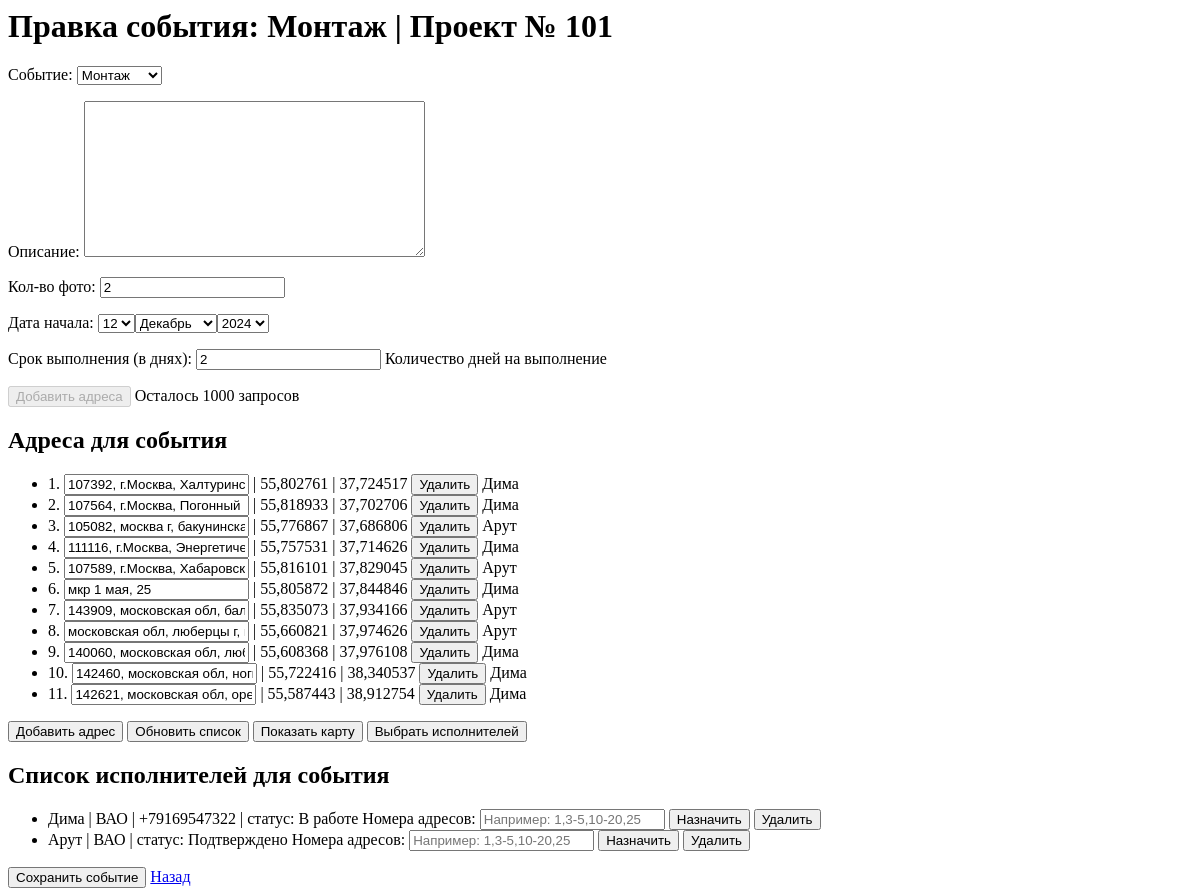
Page /projects/event/11/edit/ (signed in) on the earlier database version.
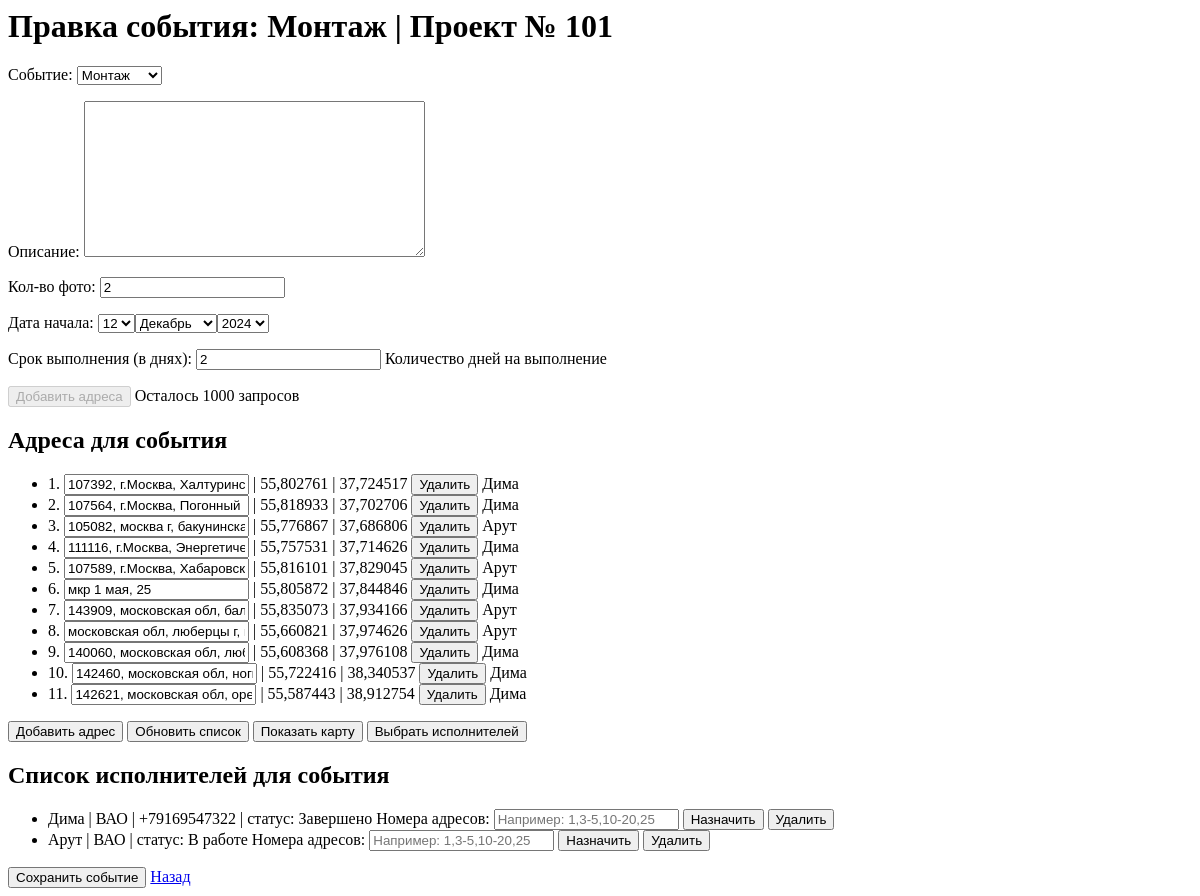
Same page on the later database version.
### projects/models.py (models this page shows)
class EventUser(models.Model):
    STATUS_CHOICES = [
        ('chosen', 'Выбран'),
        ('assigned', 'Назначено'),
        ('confirmed', 'Подтверждено'),
        ('declined', 'Отказ'),
        ('in_progress', 'В работе'),
        ('completed', 'Завершено'),
    ]
    user = models.ForeignKey(User, on_delete=models.CASCADE)
    event = models.ForeignKey('Event', on_delete=models.CASCADE)
    status = models.CharField(max_length=11, choices=STATUS_CHOICES, default='chosen')

### rct/models.py (models this page shows)
class ExecutorProfile(models.Model):
    user = models.OneToOneField(User, on_delete=models.CASCADE)
    name = models.CharField(max_length=255, blank=True)
    phone_number = models.CharField(max_length=15, blank=True)
    district_choices = [
        ('САО', 'САО'),
        ('ВАО', 'ВАО'),
        ('ЮАО', 'ЮАО'),
        ('ЗАО', 'ЗАО'),
    ]
    district = models.CharField(max_length=3, choices=district_choices)

### projects/views.py (the view)
# urls.py: path('event/<int:event_id>/edit/', views.edit_event, name='edit_event'),
def edit_event(request, event_id):
    event = get_object_or_404(Event, pk=event_id)
    project = event.project
    if request.method == 'POST':
        form = EventForm(request.POST, instance=event)
        if form.is_valid():
            form.save()
            return redirect('edit_event', event_id=event.id)
    else:
        form = EventForm(instance=event)
    project_addresses = project.addresses.all()
    executor_group = Group.objects.get(name='Исполнитель')
    executors = User.objects.filter(groups=executor_group).prefetch_related('executorprofile')
    event_users = event.eventuser_set.select_related('user')
    user_profile = request.user.profile
    api_key = user_profile.api_key if user_profile else None
    return render(request, 'projects/edit_event.html', {
        'form': form,
        'project': project,
        'event': event,
        'project_addresses': project_addresses,
        'executors': executors,
        'event_users': event_users,  # Передаем EventUser в шаблон
        'api_key': api_key,  # Передаем API ключ в шаблон
    })

### projects/forms.py
class EventForm(forms.ModelForm):
    class Meta:
        model = Event
        fields = ['event_type', 'description', 'photo_count', 'event_date', 'duration_days']
        labels = {
            'event_type': 'Событие',
            'description': 'Описание',
            'photo_count': 'Кол-во фото',
            'event_date': 'Дата начала',
            'duration_days': 'Срок выполнения (в днях)',
        }
        widgets = {
            'event_date': forms.SelectDateWidget(),
        }

### projects/templates/projects/edit_event.html (shortened to what this page needs)
<html>
<head>
    {% load static %}
    <link rel="stylesheet" type="text/css" href="{% static 'projects/yandex-map-modal.css' %}">
    <link rel="stylesheet" href="//code.jquery.com/ui/1.12.1/themes/base/jquery-ui.css">
</head>
<body>
    <h1>Правка события: {{ event.get_event_type_display }} | {{ project.name }}</h1>
    <form id="event-form" method="POST">
        {{ form.as_p }}
    </form>
    <button type="button" id="copy-addresses-btn">Добавить адреса</button>
    <span id="remaining-requests">Осталось {{ remaining_requests }} запросов</span>
    <h2>Адреса для события</h2>
    <ul id="event-addresses-list">
        {% for address in event.addresses.all %}
        <li data-id="{{ address.id }}" data-user-assigned="{% if address.assigned_user %}true{% else %}false{% endif %}">
            <span class="address-number">{{ forloop.counter }}.</span>
            <input class="address-name" value="{{ address.name }}" data-id="{{ address.id }}"> |
            <span class="latitude">{{ address.latitude }}</span> |
            <span class="longitude">{{ address.longitude }}</span>
            <button class="delete-address-btn" data-id="{{ address.id }}">Удалить</button>
            {% if address.assigned_user %}
                {% with address.assigned_user.executorprofile as profile %}
                    <span class="executor-name">{{ profile.name|default:address.assigned_user.username }}</span>
                {% endwith %}
            {% else %}
                <span class="executor-name">Не назначен</span>
            {% endif %}
        </li>
        {% empty %}
        <li>Нет адресов.</li>
        {% endfor %}
    </ul>
    <button type="button" id="add-address-btn">Добавить адрес</button>
    <button type="button" id="update-addresses-btn">Обновить список</button>
    <button type="button" id="show-map-btn">Показать карту</button>
    <button type="button" id="select-executors-btn">Выбрать исполнителей</button>
    <h2>Список исполнителей для события</h2>
    <ul id="event-executors-list">
        {% for event_user in event_users %}
            {% if event_user.user.executorprofile %}
            <li data-id="{{ event_user.user.id }}" data-status="{{ event_user.status }}">
                <span class="user-name">{{ event_user.user.executorprofile.name|default:event_user.user.email }}</span>
                {% if event_user.user.executorprofile.district %} | <span class="district">{{ event_user.user.executorprofile.district }}</span>{% endif %}
                {% if event_user.user.executorprofile.phone_number %} | <span class="phone-number">{{ event_user.user.executorprofile.phone_number }}</span>{% endif %}
                <span class="status"> | статус: {{ event_user.get_status_display }}</span>
                {% if event_users.count > 1 %}
                    <label for="address-indexes-{{ event_user.user.id }}">Номера адресов: </label>
                    <input type="text" id="address-indexes-{{ event_user.user.id }}" placeholder="Например: 1,3-5,10-20,25">
                {% endif %}
                <button class="assign-btn" data-id="{{ event_user.user.id }}">Назначить</button>
                <button class="delete-executor-btn" data-id="{{ event_user.user.id }}">Удалить</button>
            </li>
            {% else %}
            <li>У пользователя нет профиля исполнителя.</li>
            {% endif %}
        {% empty %}
            <li>Нет исполнителей.</li>
        {% endfor %}
    </ul>
    <button type="button" id="save-event-button">Сохранить событие</button>
    <a href="{% url 'edit_project' project.id %}">Назад</a>
</body>
</html>

Differences in the rows shown:
changed EventUser "Дима": status "В работе" → "Завершено"
changed EventUser "Арут": status "Подтверждено" → "В работе"
